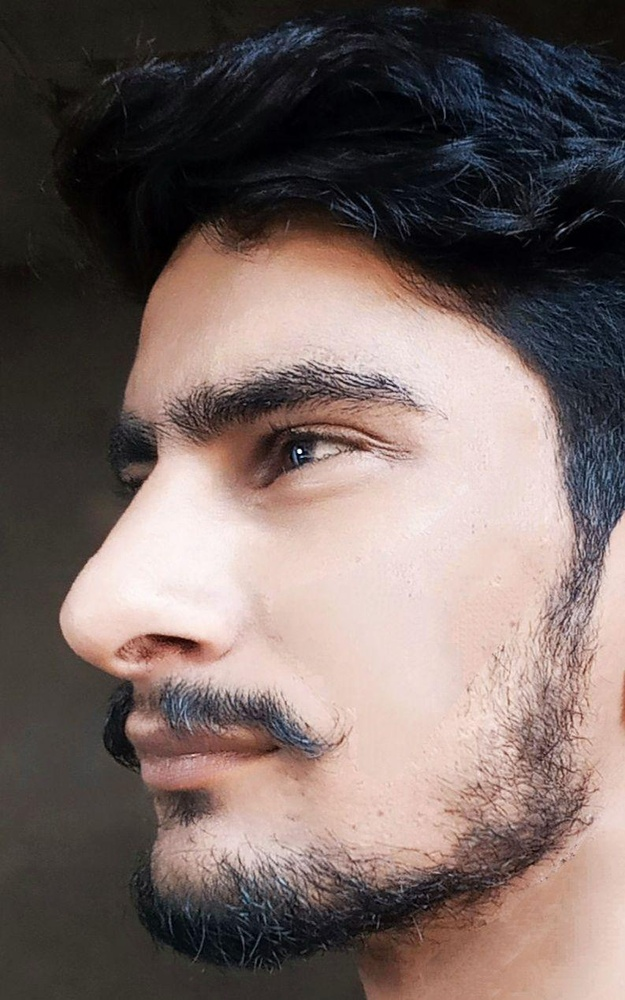
#> input picture OpenCV_python/image.jpg, 625 x 1000 px, shrunk from 793 x 1269 before the run, given in place of the camera
$ python 21_EdgeDetectionWebcam.py
#> lines starting #> are read from the running program, lines starting #| are printed output that depends on the picture
#> further down, frame is the input picture: shape (1000, 625, 3); mean B, G, R 98.8, 102.5, 117.2
import cv2
# create a function
def sketch(img):
    # first we convert video strimmer in gray strem
    ima_gray =cv2.cvtColor(img, cv2.COLOR_BGR2GRAY)
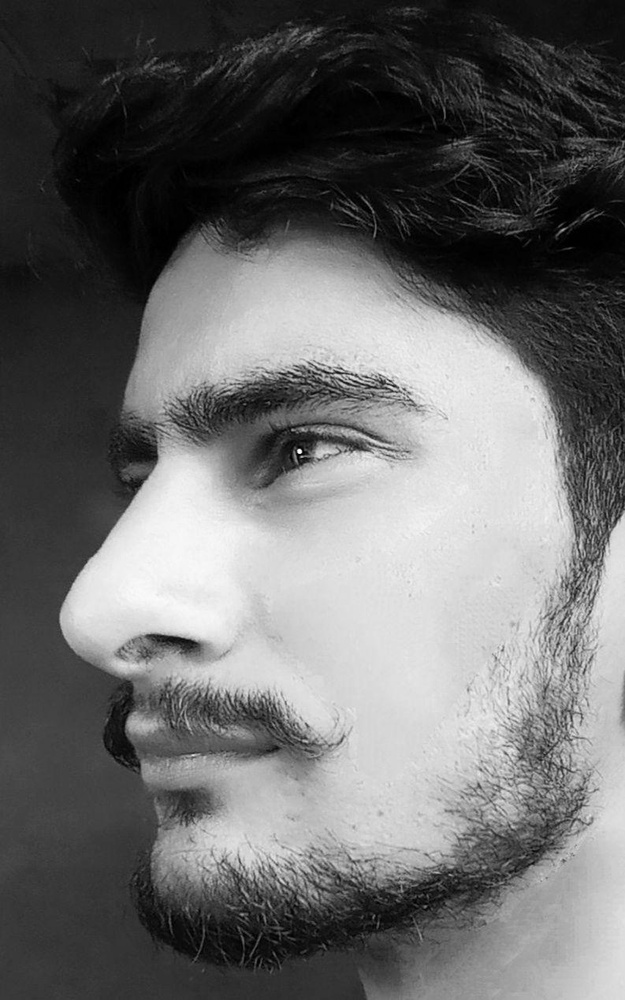
#> ima_gray: shape (1000, 625); min 0, max 254, mean 106.5

    ima_grayblur =cv2.GaussianBlur(ima_gray,(5,5), 0)
    # canny edge for edge detection you know how is work
    canny_edge = cv2.Canny(ima_grayblur, 10,70)
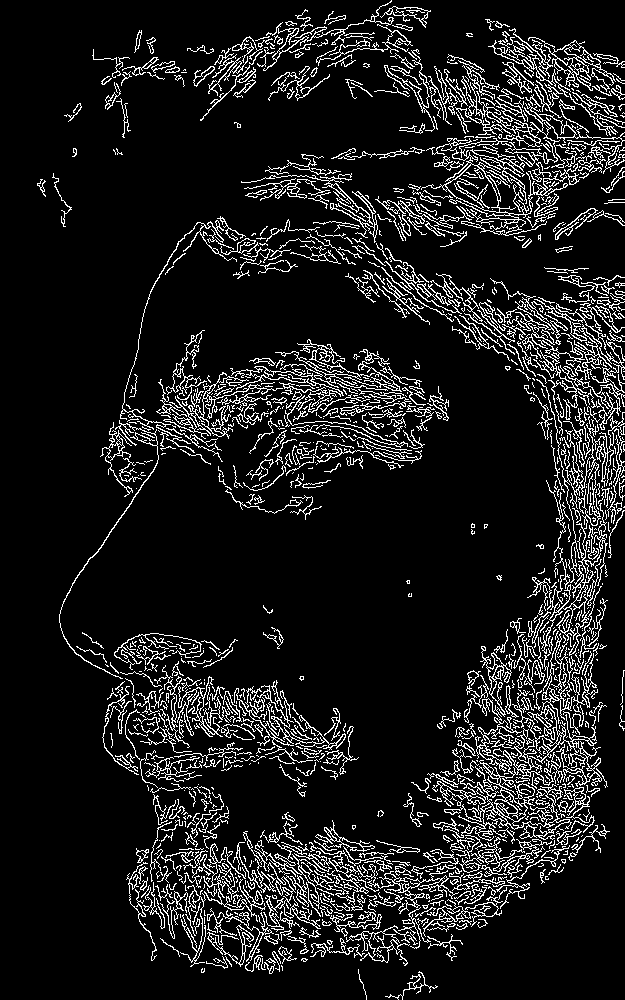
#> canny_edge: shape (1000, 625); 10.9% white in thin lines or dots
    # convert black in white because clear output can see..
    ret, mask = cv2.threshold(canny_edge,75, 255,cv2.THRESH_BINARY)
    # return the value of mask variable
    return  mask
cap = cv2.VideoCapture(0)
while True:
    ret, frame = cap.read()
    cv2.imshow("Our Live Sketch", sketch(frame))
    if cv2.waitKey(1) ==13:
#> (key Esc is pressed here)
        break
cap.release()
cv2.destroyAllWindows()

$ run again, on OpenCV_python/11.jpg
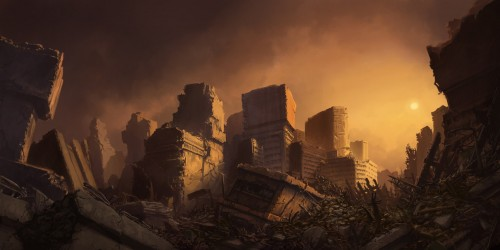
#> input picture OpenCV_python/11.jpg, 500 x 250 px, given in place of the camera
#> frame is the input picture: shape (250, 500, 3); mean B, G, R 34.8, 52.4, 81
#> in sketch, `ima_gray =cv2.cvtColor(img, cv2.COLOR_BGR2GRAY)`:
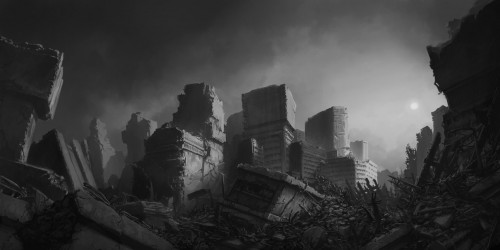
#> ima_gray: shape (250, 500); min 3, max 225, mean 58.9
#> in sketch, `canny_edge = cv2.Canny(ima_grayblur, 10,70)`:
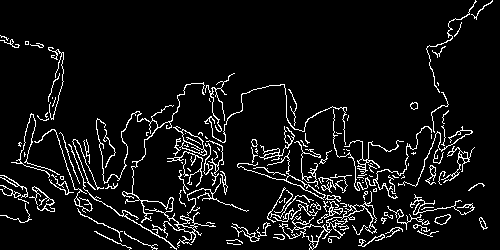
#> canny_edge: shape (250, 500); 7.2% white in thin lines or dots

$ run again, on OpenCV_python/12.jpg
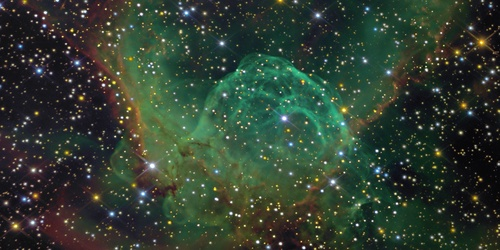
#> input picture OpenCV_python/12.jpg, 500 x 250 px, given in place of the camera
#> frame is the input picture: shape (250, 500, 3); mean B, G, R 49.4, 62.5, 48.9
#> in sketch, `ima_grayblur =cv2.GaussianBlur(ima_gray,(5,5), 0)`:
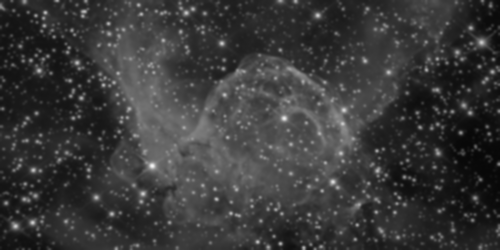
#> ima_grayblur: shape (250, 500); min 7, max 241, mean 56.9
#> in sketch, `canny_edge = cv2.Canny(ima_grayblur, 10,70)`:
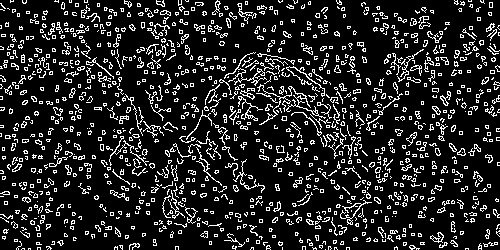
#> canny_edge: shape (250, 500); 14.5% white in thin lines or dots
